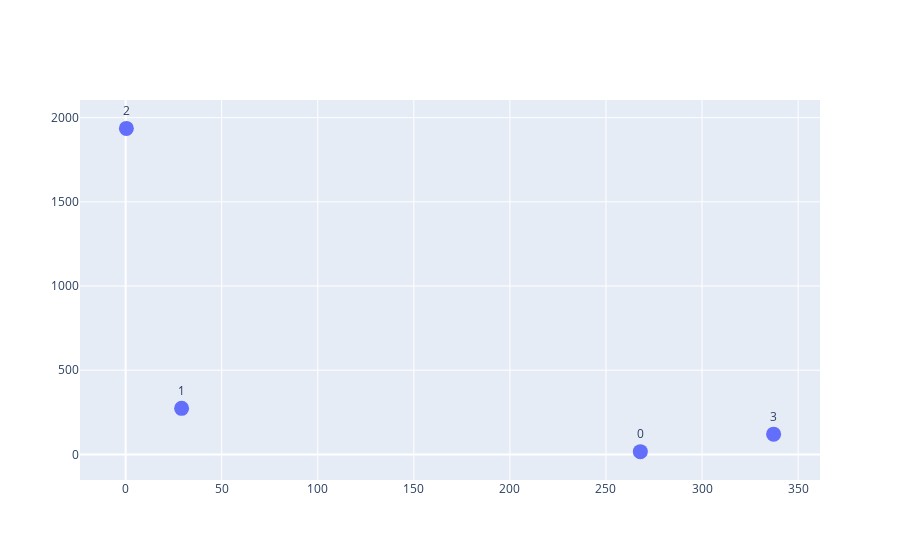

Notebook code for this chart:
### Markdown cell above
### 4.Segment Purchase Patterns

### Code cell
customer_segments['first_purchase'] = pd.to_datetime(customer_segments['first_purchase'])
customer_segments['last_purchase'] = pd.to_datetime(customer_segments['last_purchase'])
customer_segments['days_between_purchases'] = (customer_segments['last_purchase'] - customer_segments['first_purchase'] ).dt.days

purchase_patterns = customer_segments.groupby('Segment').agg({
  'days_between_purchases': 'mean',
  'purchase_frequency_mean': 'mean'
}).round(2)

figure = go.Figure(
  go.Scatter(
    x=purchase_patterns['days_between_purchases'],
    y=purchase_patterns['purchase_frequency_mean'],
    mode='markers+text',
    text=purchase_patterns.index,
    textposition='top center',
    marker=dict(size=15),
    name='Purchase Patterns'
  )
)

figure.show()

### Figure 1 — Plotly figure (JSON) as saved in the notebook; plotly's stock layout.template omitted (floating-point values rounded to 4 significant figures)
{"data": [{"marker": {"size": 15}, "mode": "markers+text", "name": "Purchase Patterns", "text": [0, 1, 2, 3], "textposition": "top center", "type": "scatter", "x": [267.9, 29.13, 0.39, 337.2], "y": [16.36, 273.5, 1936.0, 120.1]}], "layout": {}}
